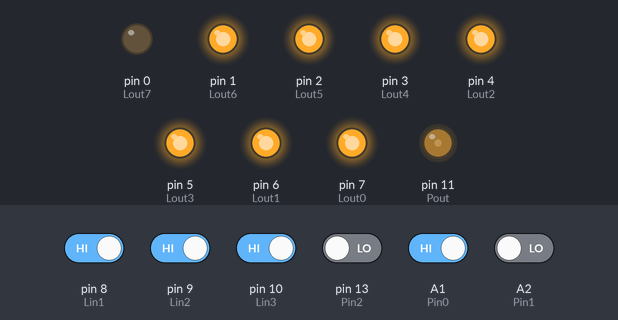
The sketch below on a simulated Arduino Uno, built with avr-gcc and run on an emulated ATmega328P. Parts: output pins drawn as LEDs (lit = HIGH). The test bench sets the inputs (shaded band); at power-on: A1 (Pin0), pin 8 (Lin1), pin 9 (Lin2), pin 10 (Lin3) HIGH, A2 (Pin1), pin 13 (Pin2) LOW.

Above: at 1.2 s.
1.3 s: pin 8 (Lin1) driven LOW
At 2.3 s:
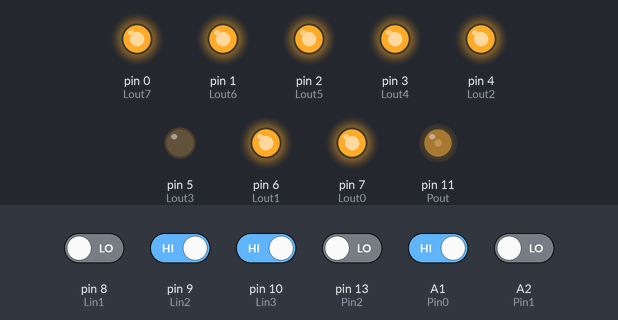
2.8 s: pin 9 (Lin2) driven LOW
At 3.5 s:
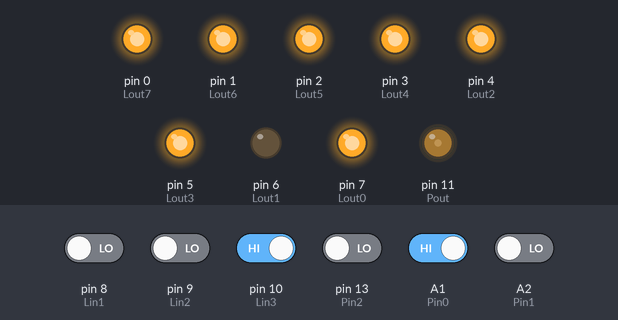
4.3 s: pin 10 (Lin3) driven LOW
At 4.6 s:
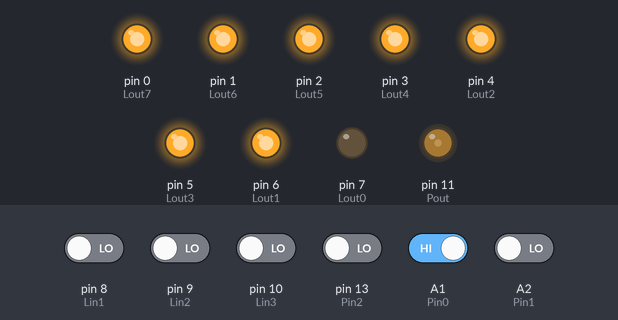
5.8 s: A2 (Pin1) driven HIGH
At 7.0 s:
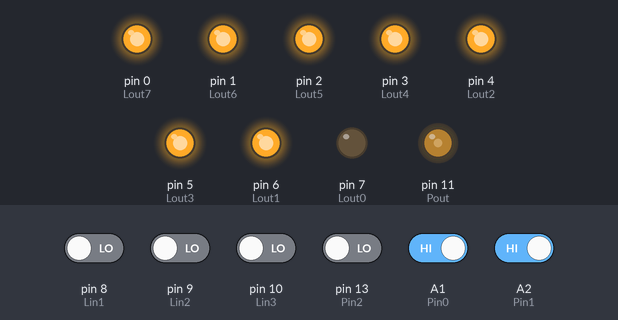
7.3 s: pin 8 (Lin1) driven HIGH
At 8.1 s:
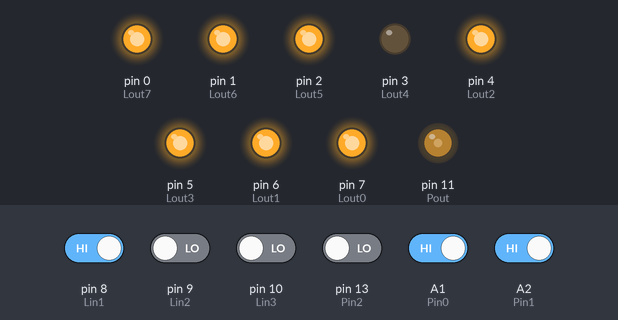
8.8 s: A1 (Pin0) driven LOW
At 9.2 s:
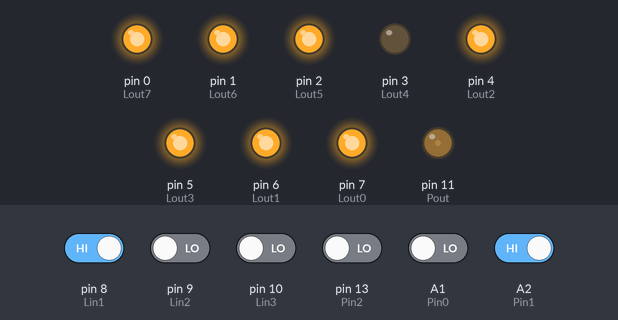
Timing chart, 0 to 11.3 s (numbered marks = the images above; inputs shaded):
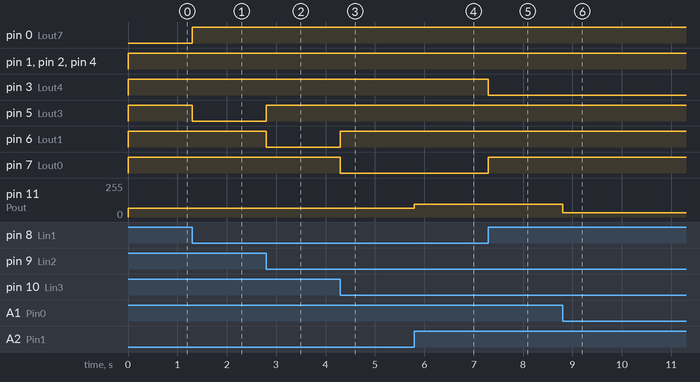

Measured:
- after the input at 1.3 s, pin 0 (Lout7): LOW → HIGH at once; pin 5 (Lout3): HIGH → LOW at once
- after the input at 2.8 s, pin 5 (Lout3): LOW → HIGH at once; pin 6 (Lout1): HIGH → LOW at once
- after the input at 4.3 s, pin 6 (Lout1): LOW → HIGH at once; pin 7 (Lout0): HIGH → LOW at once
- after the input at 5.8 s, pin 11 (Pout): 64/255 → 96/255 at once
- after the input at 7.3 s, pin 3 (Lout4): HIGH → LOW at once; pin 7 (Lout0): LOW → HIGH at once
- after the input at 8.8 s, pin 11 (Pout): 96/255 → 32/255 at once

The sketch:

3D_Reaching.ino
```cpp
 // 3D Reaching Task
// LEDs
int Lin1 = 8;
int Lin2 = 9;
int Lin3 = 10;

int Lout1 = 6;
int Lout6 = 1;
int Lout5 = 2;
int Lout0 = 7;
int Lout3 = 5;
int Lout2 = 4;
int Lout7 = 0;
int Lout4 = 3;

// Proximity Sensors
int Pout = 11;

int Pin0 = A1;
int Pin1 = A2;
int Pin2 = 13;
int Pin3 = A4;
int Pin4 = A0;
int Pin5 = A5;
int Pin6 = A3;
int Pin7 = 12;

int vrange = 32;

void setup() {

//TCCR0B = TCCR0B & 0b11111000 | 0x04;
//TCCR0B = _BV(CS00);
//Setting   Divisor   Frequency
//0x01    1     31372.55
//0x02    8     3921.16
//0x03      32      980.39
//0x04    64    490.20   <--DEFAULT
//0x05    128     245.10
//0x06      256     122.55
//0x07    1024      30.64

pinMode(Lin1,INPUT);
pinMode(Lin2,INPUT);
pinMode(Lin3,INPUT);
pinMode(Lout0,OUTPUT);
pinMode(Lout1,OUTPUT);
pinMode(Lout2,OUTPUT);
pinMode(Lout3,OUTPUT);
pinMode(Lout4,OUTPUT);
pinMode(Lout5,OUTPUT);
pinMode(Lout6,OUTPUT);
pinMode(Lout7,OUTPUT);

pinMode(Pout,OUTPUT);
pinMode(Pin0,INPUT);
pinMode(Pin1,INPUT);
pinMode(Pin2,INPUT);
pinMode(Pin3,INPUT);
pinMode(Pin4,INPUT);
pinMode(Pin5,INPUT);
pinMode(Pin6,INPUT);
pinMode(Pin7,INPUT);

//Serial.begin(9600);
}

void loop() {
int Lin1r = digitalRead(Lin1);
int Lin2r = digitalRead(Lin2);
int Lin3r = digitalRead(Lin3);

if (Lin1r==LOW && Lin2r==LOW && Lin3r==LOW){
digitalWrite(Lout0,LOW);
digitalWrite(Lout1,HIGH);
digitalWrite(Lout2,HIGH);
digitalWrite(Lout3,HIGH);
digitalWrite(Lout4,HIGH);
digitalWrite(Lout5,HIGH);
digitalWrite(Lout6,HIGH);
digitalWrite(Lout7,HIGH);
}

else if (Lin1r==LOW && Lin2r==LOW && Lin3r==HIGH){
digitalWrite(Lout0,HIGH);
digitalWrite(Lout1,LOW);
digitalWrite(Lout2,HIGH);
digitalWrite(Lout3,HIGH);
digitalWrite(Lout4,HIGH);
digitalWrite(Lout5,HIGH);
digitalWrite(Lout6,HIGH);
digitalWrite(Lout7,HIGH);
}

else if (Lin1r==LOW && Lin2r==HIGH && Lin3r==LOW){
digitalWrite(Lout0,HIGH);
digitalWrite(Lout1,HIGH);
digitalWrite(Lout2,LOW);
digitalWrite(Lout3,HIGH);
digitalWrite(Lout4,HIGH);
digitalWrite(Lout5,HIGH);
digitalWrite(Lout6,HIGH);
digitalWrite(Lout7,HIGH);
}

else if (Lin1r==LOW && Lin2r==HIGH && Lin3r==HIGH){
digitalWrite(Lout0,HIGH);
digitalWrite(Lout1,HIGH);
digitalWrite(Lout2,HIGH);
digitalWrite(Lout3,LOW);
digitalWrite(Lout4,HIGH);
digitalWrite(Lout5,HIGH);
digitalWrite(Lout6,HIGH);
digitalWrite(Lout7,HIGH);
}

else if (Lin1r==HIGH && Lin2r==LOW && Lin3r==LOW){
digitalWrite(Lout0,HIGH);
digitalWrite(Lout1,HIGH);
digitalWrite(Lout2,HIGH);
digitalWrite(Lout3,HIGH);
digitalWrite(Lout4,LOW);
digitalWrite(Lout5,HIGH);
digitalWrite(Lout6,HIGH);
digitalWrite(Lout7,HIGH);
}

else if (Lin1r==HIGH && Lin2r==LOW && Lin3r==HIGH){
digitalWrite(Lout0,HIGH);
digitalWrite(Lout1,HIGH);
digitalWrite(Lout2,HIGH);
digitalWrite(Lout3,HIGH);
digitalWrite(Lout4,HIGH);
digitalWrite(Lout5,LOW);
digitalWrite(Lout6,HIGH);
digitalWrite(Lout7,HIGH);
}

else if (Lin1r==HIGH && Lin2r==HIGH && Lin3r==LOW){
digitalWrite(Lout0,HIGH);
digitalWrite(Lout1,HIGH);
digitalWrite(Lout2,HIGH);
digitalWrite(Lout3,HIGH);
digitalWrite(Lout4,HIGH);
digitalWrite(Lout5,HIGH);
digitalWrite(Lout6,LOW);
digitalWrite(Lout7,HIGH);
}

else if (Lin1r==HIGH && Lin2r==HIGH && Lin3r==HIGH){
digitalWrite(Lout0,HIGH);
digitalWrite(Lout1,HIGH);
digitalWrite(Lout2,HIGH);
digitalWrite(Lout3,HIGH);
digitalWrite(Lout4,HIGH);
digitalWrite(Lout5,HIGH);
digitalWrite(Lout6,HIGH);
digitalWrite(Lout7,LOW);
}
else {
digitalWrite(Lout0,HIGH);
digitalWrite(Lout1,HIGH);
digitalWrite(Lout2,HIGH);
digitalWrite(Lout3,HIGH);
digitalWrite(Lout4,HIGH);
digitalWrite(Lout5,HIGH);
digitalWrite(Lout6,HIGH);
digitalWrite(Lout7,HIGH);
}

if (digitalRead(Pin0)==LOW){
analogWrite(Pout,vrange);
}
else if (digitalRead(Pin1)==LOW){
analogWrite(Pout,vrange*2);
}
else if (digitalRead(Pin2)==LOW){
analogWrite(Pout,vrange*3);
}
else if (digitalRead(Pin3)==LOW){
analogWrite(Pout,vrange*4);
}
else if (digitalRead(Pin4)==LOW){
analogWrite(Pout,vrange*5);
}
else if (digitalRead(Pin5)==LOW){
 analogWrite(Pout,vrange*6);
}
else if (digitalRead(Pin6)==LOW){
 analogWrite(Pout,vrange*7);
}
else if (digitalRead(Pin7)==LOW){
 analogWrite(Pout,255);
}
else{
 analogWrite(Pout,0);
}
}
```
